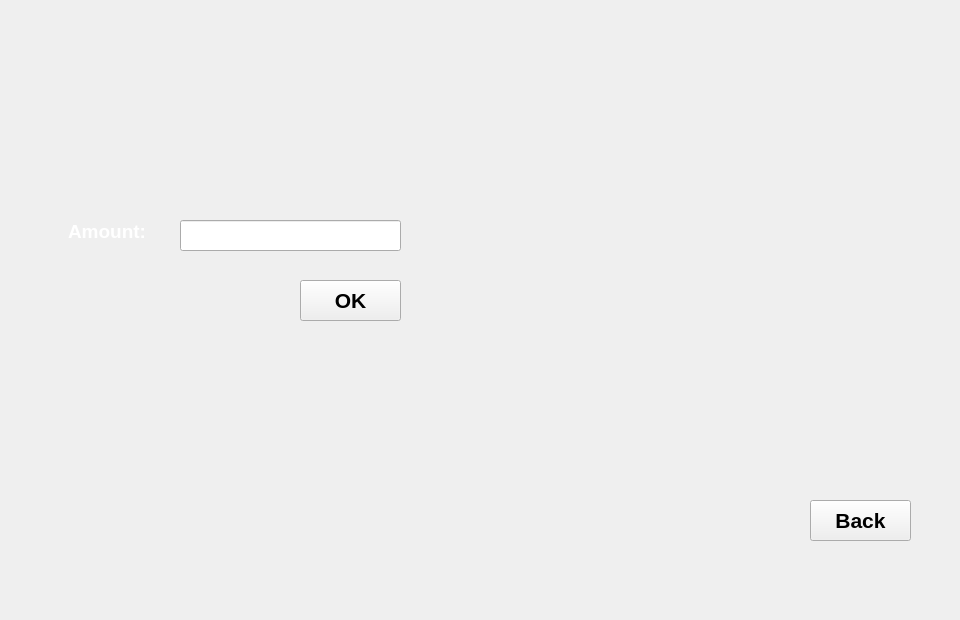
    <widget class="QWidget" name="Deposite">
     <widget class="QLabel" name="label_30">
      <property name="geometry">
       <rect>
        <x>68</x>
        <y>211</y>
        <width>101</width>
        <height>41</height>
       </rect>
      </property>
      <property name="font">
       <font>
        <pointsize>14</pointsize>
        <bold>true</bold>
       </font>
      </property>
      <property name="styleSheet">
       <string notr="true">color: rgb(255, 255, 255);</string>
      </property>
      <property name="text">
       <string>Amount:</string>
      </property>
     </widget>
     <widget class="QLineEdit" name="lineEdit_address_7">
      <property name="geometry">
       <rect>
        <x>180</x>
        <y>220</y>
        <width>221</width>
        <height>31</height>
       </rect>
      </property>
      <property name="styleSheet">
       <string notr="true">color: rgb(3, 3, 3);</string>
      </property>
     </widget>
     <widget class="QLabel" name="label_32">
      <property name="geometry">
       <rect>
        <x>40</x>
        <y>-10</y>
        <width>911</width>
        <height>611</height>
       </rect>
      </property>
      <property name="styleSheet">
       <string notr="true">background-image: url(:/res/image/coins.jpeg);</string>
      </property>
      <property name="text">
       <string/>
      </property>
     </widget>
     <widget class="QPushButton" name="pushButton_14">
      <property name="geometry">
       <rect>
        <x>810</x>
        <y>500</y>
        <width>101</width>
        <height>41</height>
       </rect>
      </property>
      <property name="font">
       <font>
        <pointsize>16</pointsize>
        <bold>true</bold>
       </font>
      </property>
      <property name="text">
       <string>Back</string>
      </property>
     </widget>
     <widget class="QPushButton" name="pushButton_19">
      <property name="geometry">
       <rect>
        <x>300</x>
        <y>280</y>
        <width>101</width>
        <height>41</height>
       </rect>
      </property>
      <property name="font">
       <font>
        <pointsize>16</pointsize>
        <bold>true</bold>
       </font>
      </property>
      <property name="text">
       <string>OK</string>
      </property>
     </widget>
     <zorder>label_32</zorder>
     <zorder>label_30</zorder>
     <zorder>lineEdit_address_7</zorder>
     <zorder>pushButton_14</zorder>
     <zorder>pushButton_19</zorder>
    </widget>
